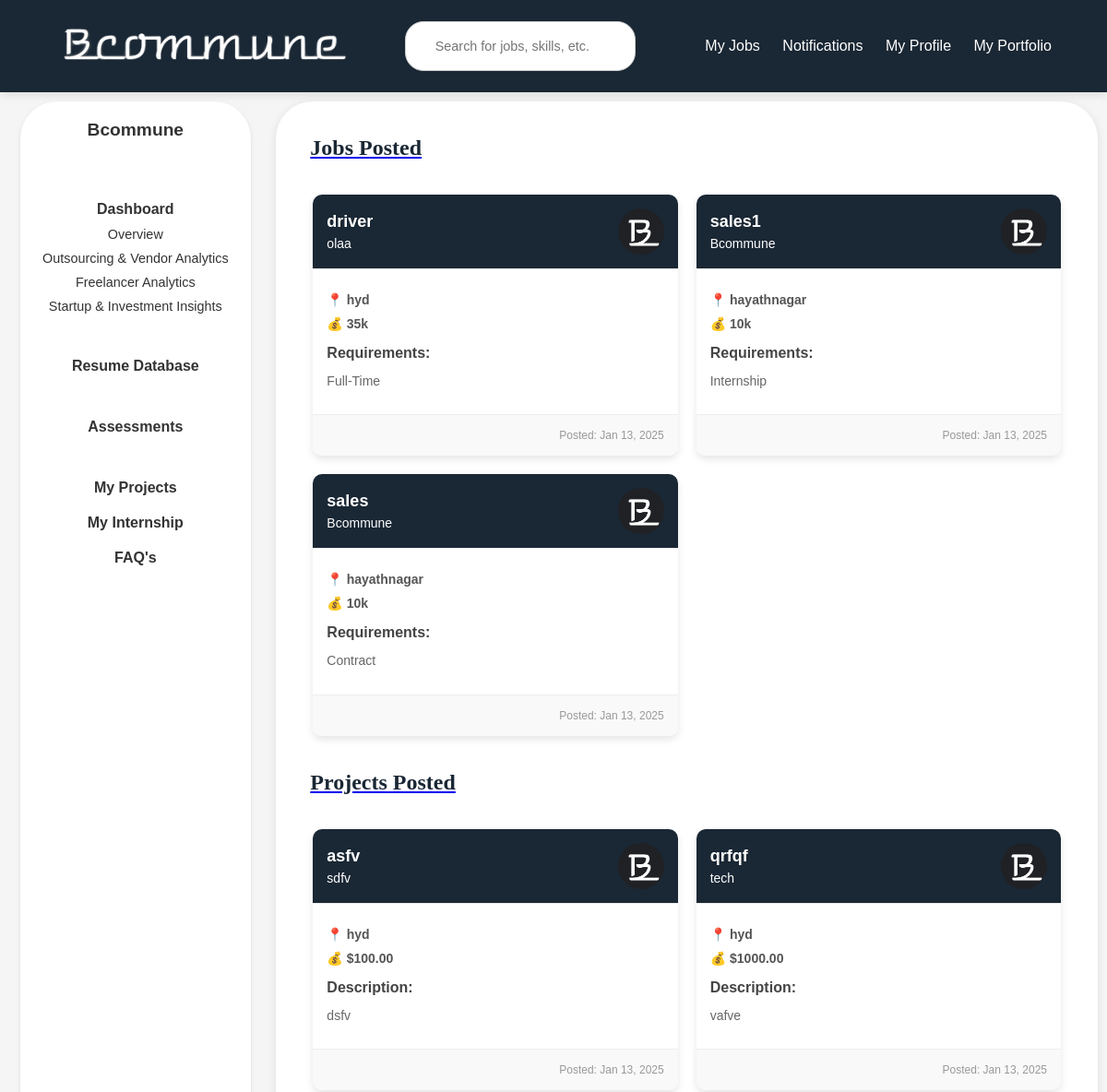
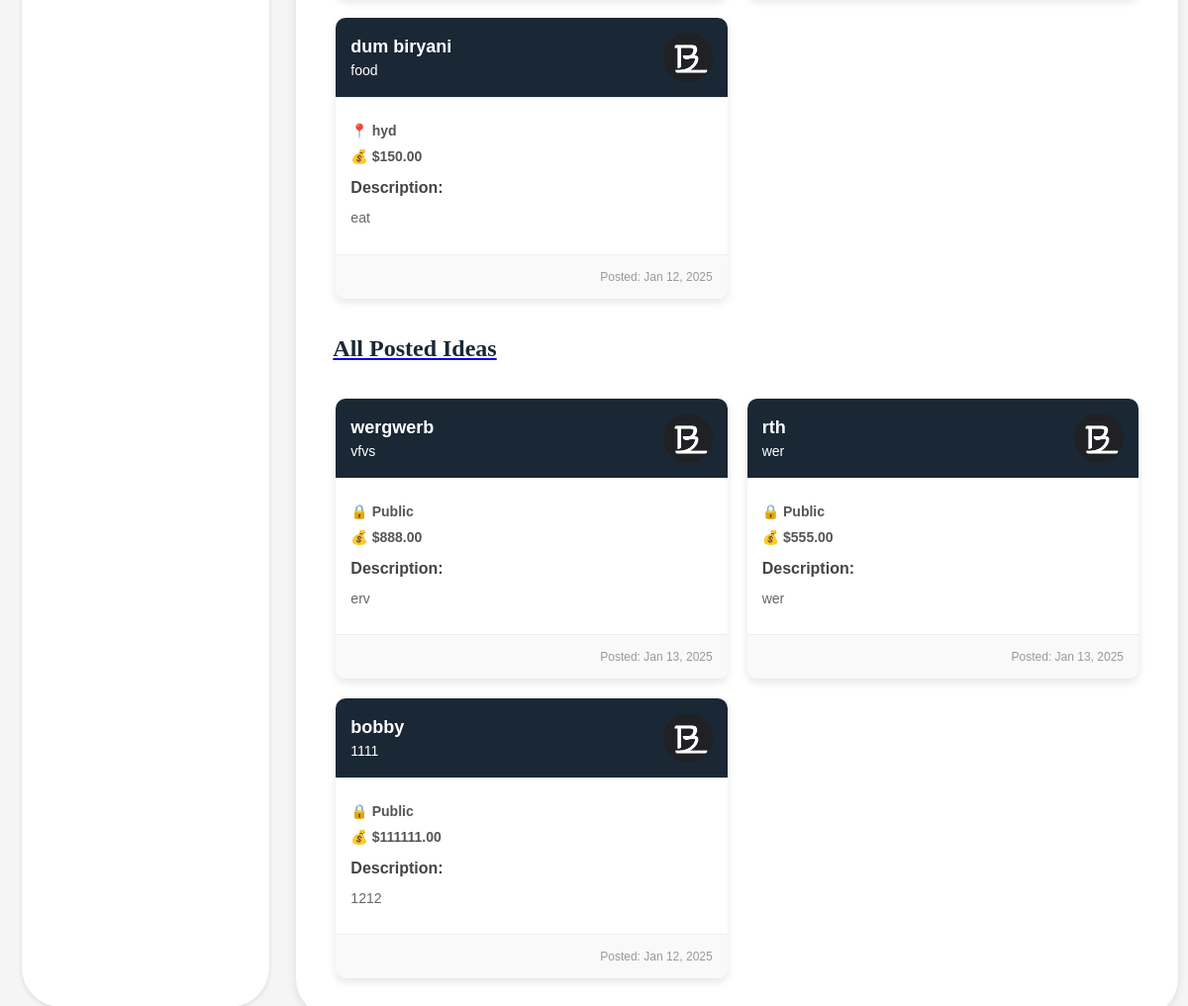
Page /company/dashboard/myportfolio/ (signed in) on the committed database (2 pictures, top to bottom).
### users/models.py (models this page shows, shortened)
class CustomUser(AbstractUser):
    USER_TYPE_CHOICES = (
        ('individual', 'Individual'),
        ('company', 'Company'),
    )
    user_type = models.CharField(max_length=10, choices=USER_TYPE_CHOICES, default='company')
    company_name = models.CharField(max_length=255, null=True, blank=True)
    company_website = models.URLField(max_length=200, null=True, blank=True)
    industry = models.CharField(max_length=100, null=True, blank=True)
    company_size = models.CharField(max_length=20, null=True, blank=True)
    company_type = models.CharField(max_length=255, null=True, blank=True)
    designation = models.CharField(max_length=255, null=True, blank=True)
    phone_number = models.CharField(max_length=15, null=True, blank=True)
    bcommune_profile = models.URLField(null=True, blank=True)
    profile_picture = models.ImageField(upload_to='profile_pics/', blank=True, null=True)
    about_company = models.TextField(null=True, blank=True)  # About the Company
    founding_year = models.PositiveIntegerField(null=True, blank=True)  # Establishment Year
    headquarters = models.CharField(max_length=255, null=True, blank=True)  # Headquarters Location
    branches = models.TextField(null=True, blank=True)
    business_registration_number = models.CharField(max_length=100, null=True, blank=True)
    legal_structure = models.CharField(
        max_length=50,
        choices=[
            ('LLP', 'LLP'),
            ('Pvt Ltd', 'Private Limited'),
            ('Partnership', 'Partnership'),
            ('Sole Proprietorship', 'Sole Proprietorship'),
            ('Others', 'Others'),
        ],
        null=True,
        blank=True
    )
    core_services = models.TextField(null=True, blank=True)
    social_media_links = models.JSONField(default=dict, blank=True)  # Example: {"facebook": "", "linkedin": "", "twitter": ""}
    portfolio = models.TextField(null=True, blank=True)

class Job(models.Model):
    title = models.CharField(max_length=200)
    company = models.CharField(max_length=200)
    company_user = models.ForeignKey(get_user_model(), on_delete=models.CASCADE)
    location = models.CharField(max_length=200)
    description = models.TextField()
    requirements = models.CharField(max_length=200)  # or TextField()
    salary = models.CharField(max_length=200, default="Not Specified")
    posted_date = models.DateTimeField(default=timezone.now)

class Project(models.Model):
    company = models.ForeignKey(settings.AUTH_USER_MODEL, on_delete=models.CASCADE)
    title = models.CharField(max_length=200)
    description = models.TextField()
    project_type = models.CharField(max_length=100)
    industry = models.CharField(max_length=100)
    budget = models.DecimalField(max_digits=15, decimal_places=2)
    timeline = models.DateField()
    location = models.CharField(max_length=200, blank=True, null=True)
    expertise_required = models.TextField()
    payment_terms = models.TextField()
    nda_required = models.BooleanField(default=False)
    confidentiality_required = models.BooleanField(default=False)
    ip_rights_required = models.BooleanField(default=False)
    custom_field = models.CharField(max_length=200, blank=True, null=True)
    created_at = models.DateTimeField(auto_now_add=True)

class Idea(models.Model):
    title = models.CharField(max_length=200)
    patent_number = models.CharField(max_length=100, blank=True, null=True)
    brief_description = models.TextField()
    application_number = models.CharField(max_length=100, blank=True, null=True)
    problem_statement = models.TextField()
    solution = models.TextField()
    visibility = models.CharField(max_length=10, choices=[('public', 'Public'), ('private', 'Private')])
    details = models.TextField(blank=True, null=True)
    fund = models.DecimalField(max_digits=10, decimal_places=2, blank=True, null=True)
    category = models.CharField(max_length=100)
    photo = models.ImageField(upload_to='idea_photos/', blank=True, null=True)
    video = models.FileField(upload_to='idea_videos/', blank=True, null=True)
    team_info = models.TextField(blank=True, null=True)
    created_at = models.DateTimeField(auto_now_add=True)

### users/views.py (the view)
# urls.py: path('company/dashboard/myportfolio/', views.myportfolio, name='myportfolio'),
def myportfolio(request):
    if not request.user.is_authenticated:
        return redirect('company_login')
    recent_jobs = Job.objects.filter(company_user=request.user).order_by('-posted_date')[:3]
    recent_projects = Project.objects.filter(company=request.user).order_by('-created_at')[:3]
    recent_ideas = Idea.objects.all().order_by('-created_at')[:3]
    return render(request, 'myportfolio.html', {'jobs': recent_jobs,'projects': recent_projects,'ideas': recent_ideas})

### users/templates/myportfolio.html (shortened to what this page needs)
{% load static %}
<!DOCTYPE html>
<html lang="en">
<head>
    <link rel="stylesheet" href="{% static 'css/common.css' %}">
</head>
<body>
    {% include 'header2.html' %}
    <div class="main-container">
        {% include 'sidebarcompany.html' %}
        <div class="content">
            <section class="portfolio-jobs">
                <a href="{% url 'all_jobs' %}?job_id={{ job.id }}"><h2 style="padding: 2%; font-family: Cambria, Cochin, Georgia, Times, 'Times New Roman', serif;"> Jobs Posted</h2></a>
                <div class="job-cards-container">
                    {% if jobs %}
                        {% for job in jobs %}
                        <a href="{% url 'all_jobs' %}?job_id={{ job.id }}" style="text-decoration: none; color: inherit;">
                            <div class="job-card">
                                <div class="card-header">
                                    <div class="header-content">
                                        <h3>{{ job.title }}</h3>
                                        <p class="company">{{ job.company }}</p>
                                    </div>
                                    <img src="{% static 'images/B.png' %}" alt="{{ job.company }} Logo" class="header-image" style="border-radius: 50%;">
                                </div>
                                <div class="card-body">
                                    <p class="location">📍 {{ job.location }}</p>
                                    <p class="salary">💰 {{ job.salary }}</p>
                                    <div class="requirements">
                                        <h4>Requirements:</h4>
                                        <p>{{ job.requirements }}</p>
                                    </div>
                                </div>
                                <p class="posted-date">Posted: {{ job.posted_date|date:"M d, Y" }}</p>
                            </div>
                        {% endfor %}
                    {% else %}
                        <p class="no-jobs">No jobs available in the portfolio.</p>
                    {% endif %}
                </div>
            </section>
<section class="portfolio-projects">
    <a href="{% url 'all_projects' %}"><h2 style="padding: 2%; font-family: Cambria, Cochin, Georgia, Times, 'Times New Roman', serif;">Projects Posted </h2></a>
    <div class="project-cards-container">
        {% if projects %}
            {% for project in projects %}
                <a href="{% url 'all_projects' %}?project_id={{ project.id }}" style="text-decoration: none; color: inherit;">
                    <div class="job-card">
                        <div class="card-header">
                            <div class="header-content">
                                <h3>{{ project.title }}</h3>
                                <p class="company">{{ project.project_type }}</p>
                            </div>
                            <img src="{% static 'images/B.png' %}" alt="Project Logo" class="header-image" style="border-radius: 50%;">
                        </div>
                        <div class="card-body">
                            <p class="location">📍 {{ project.location|default:"Remote" }}</p>
                            <p class="salary">💰 ${{ project.budget }}</p>
                            <div class="requirements">
                                <h4>Description:</h4>
                                <p>{{ project.description|truncatechars:100 }}</p>
                            </div>
                        </div>
                        <p class="posted-date">Posted: {{ project.created_at|date:"M d, Y" }}</p>
                    </div>
                </a>
            {% endfor %}
        {% else %}
            <p class="no-jobs">No projects available in the portfolio.</p>
        {% endif %}
    </div>
</section>
<section class="portfolio-ideas">
    <a href="{% url 'all_ideas' %}"><h2 style="padding: 2%; font-family: Cambria, Cochin, Georgia, Times, 'Times New Roman', serif;">All Posted Ideas</h2></a>
    <div class="idea-cards-container">
        {% if ideas %}
            {% for idea in ideas %}
                <a href="{% url 'all_ideas' %}?idea_id={{ idea.id }}" style="text-decoration: none; color: inherit;">
                    <div class="job-card">
                        <div class="card-header">
                            <div class="header-content">
                                <h3>{{ idea.title }}</h3>
                                <p class="company">{{ idea.category }}</p>
                            </div>
                            {% if idea.photo %}
                                <img src="{{ idea.photo.url }}" alt="Idea Image" class="header-image" style="border-radius: 50%;">
                            {% else %}
                                <img src="{% static 'images/B.png' %}" alt="Default Image" class="header-image" style="border-radius: 50%;">
                            {% endif %}
                        </div>
                        <div class="card-body">
                            <p class="visibility">🔒 {{ idea.visibility|title }}</p>
                            {% if idea.fund %}
                                <p class="funding">💰 ${{ idea.fund }}</p>
                            {% endif %}
                            <div class="requirements">
                                <h4>Description:</h4>
                                <p>{{ idea.brief_description|truncatechars:100 }}</p>
                            </div>
                        </div>
                        <p class="posted-date">Posted: {{ idea.created_at|date:"M d, Y" }}</p>
                    </div>
                </a>
            {% endfor %}
        {% else %}
            <p class="no-ideas">No ideas available.</p>
        {% endif %}
    </div>
</section>
        </div>
    </div>
</body>
</html>

### users/templates/sidebarcompany.html
{%load static%}
<div class="sidebar">
    <a href="{% url 'company_profile' %}" style=" text-decoration: none;" ><h2>{{ user.company_name }}</h2></a>
    <br><br>
    <h4>
      <a href="#" style="text-decoration: none; color: inherit;">Dashboard</a>
    </h4>
    <ul>
        <li>
          <a href="#" style="text-decoration: none; color: inherit;">Overview</a>
        </li>
        <li>
          <a href="#" style="text-decoration: none; color: inherit;">Outsourcing & Vendor Analytics</a>
        </li>
        <li>
          <a href="#" style="text-decoration: none; color: inherit;">Freelancer Analytics</a>
        </li>
        <li>
          <a href="#" style="text-decoration: none; color: inherit;">Startup & Investment Insights</a>
        </li>
    </ul>
    <br>
    <h4>
      <a href="#" style="text-decoration: none; color: inherit;">Resume Database</a>
    </h4>
    <br>
    <h4>
      <a href="#" style="text-decoration: none; color: inherit;">Assessments</a>
    </h4>
    <br>
    <h4>
      <a href="{% url 'myprojects' %}" style="text-decoration: none; color: inherit;">My Projects</a>
    </h4>
    <h4>
      <a href="#" style="text-decoration: none; color: inherit;">My Internship</a>
    </h4>
    <h4>
      <a href="{% url 'faq' %}" style="text-decoration: none; color: inherit;">FAQ's</a>
    </h4>
</div>

### static/css/common.css (style rules this page uses)
* { margin: 0; padding: 0; box-sizing: border-box; font-family: Arial, sans-serif; }
body { background-color: #1a2734; color: #333; font-family: Arial, sans-serif; min-height: 100vh; display: flex; flex-direction: column; margin: 0; }
.sidebar { background-color: white; padding: 20px; width: 250px; min-height: calc(100vh - 30px); margin-right: 0.2cm; border-radius: 40px; text-align: center; box-shadow: 0 2px 5px rgba(0, 0, 0, 0.1); flex-shrink: 0; margin-left: 1%; margin-bottom: 1%; }
.sidebar h2 { font-size: 1.2rem; margin-bottom: 10px; }
.sidebar h4 { margin: 20px 0 10px; font-size: 1rem; }
.sidebar ul { list-style: none; padding: 0; }
.sidebar ul li { margin: 10px 0; font-size: 0.9rem; cursor: pointer; }
.main-container { display: flex; flex-wrap: wrap; justify-content: space-between; padding: 10px; background-color: #1a2746; margin-top: 100px; gap: 20px; }
.content { flex: 1; padding: 20px; background-color: white; border-radius: 40px; box-shadow: 0 2px 10px rgba(0, 0, 0, 0.1); margin-bottom: 1%; margin-right: 1%; }

### users/templates/myportfolio.html (style rules this page uses)
.job-cards-container, .project-cards-container, .idea-cards-container { display: grid; grid-template-columns: repeat(auto-fit, minmax(300px, 1fr)); gap: 20px; padding: 20px; }
.job-card, .project-card, .idea-card { background-color: #ffffff; border-radius: 10px; box-shadow: 0 4px 8px rgba(0, 0, 0, 0.1); overflow: hidden; transition: transform 0.3s ease, box-shadow 0.3s ease; }
.card-header { display: flex; align-items: center; padding: 15px; background-color: #1a2734; border-bottom: 1px solid #eee; }
.card-header .header-content { flex: 1; }
.card-header h3 { margin: 0; font-size: 18px; color: white; }
.card-header .company { margin: 5px 0 0; font-size: 14px; color: white; }
.card-header .header-image { width: 50px; height: 50px; border-radius: 50%; object-fit: cover; }
.card-body { padding: 15px; }
.card-body p { margin: 10px 0; color: #555; font-size: 14px; }
.location, .visibility { font-weight: bold; color: #007bff; display: flex; align-items: center; gap: 5px; }
.salary, .funding { font-weight: bold; color: #28a745; display: flex; align-items: center; gap: 5px; }
.requirements, .description { margin-top: 15px; }
.requirements h4, .description h4 { margin: 0 0 5px; font-size: 16px; color: #444; }
.requirements p, .description p { font-size: 14px; color: #666; line-height: 1.6; }
.posted-date { padding: 15px; font-size: 12px; color: #999; background-color: #f9f9f9; text-align: right; border-top: 1px solid #eee; }
.portfolio-jobs h2, .portfolio-projects h2, .portfolio-ideas h2 { padding: 2%; font-family: Cambria, Cochin, Georgia, Times, 'Times New Roman', serif; color: #1a2734; margin-bottom: 0; }
a[style*="text-decoration: none"] { text-decoration: none; color: inherit; display: block; }
.main-container { display: flex; min-height: 100vh; background-color: #f5f5f5; }
.content { flex: 1; padding: 20px; max-width: 1200px; margin: 0 auto; }

### rows in the picture
CustomUser: company_name "Bcommune"
Job: title "driver", company "olaa", location "hyd", salary "35k", requirements "Full-Time", posted_date "Jan 13, 2025"
Job: title "sales1", company "Bcommune", location "hayathnagar", salary "10k", requirements "Internship", posted_date "Jan 13, 2025"
Job: title "sales", company "Bcommune", location "hayathnagar", salary "10k", requirements "Contract", posted_date "Jan 13, 2025"
Project: title "asfv", project_type "sdfv", location "hyd", budget "100.00", description "dsfv", created_at "Jan 13, 2025"
Project: title "qrfqf", project_type "tech", location "hyd", budget "1000.00", description "vafve", created_at "Jan 13, 2025"
Project: title "dum biryani", project_type "food", location "hyd", budget "150.00", description "eat", created_at "Jan 12, 2025"
Idea: title "wergwerb", category "vfvs", visibility "Public", fund "888.00", brief_description "erv", created_at "Jan 13, 2025"
Idea: title "rth", category "wer", visibility "Public", fund "555.00", brief_description "wer", created_at "Jan 13, 2025"
Idea: title "bobby", category "1111", visibility "Public", fund "111111.00", brief_description "1212", created_at "Jan 12, 2025"
